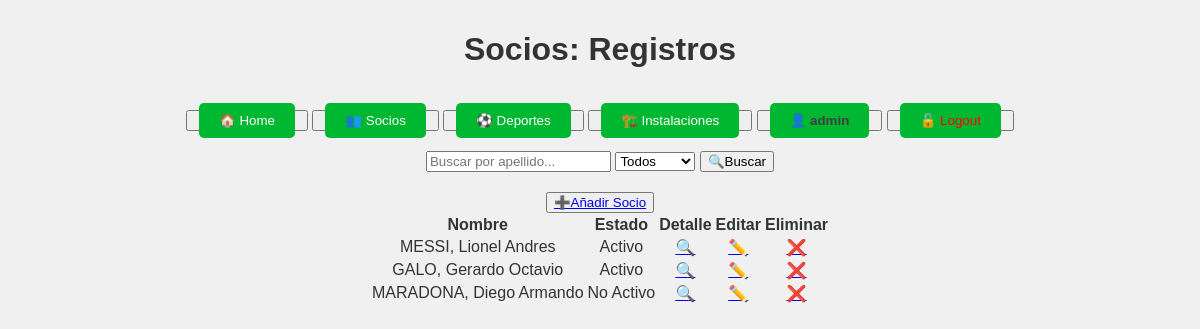
The page /socios/ (signed in) on the database its author committed.
### club/models.py (models this page shows, shortened)
class Socio(models.Model):
    deportes = models.ManyToManyField('Deporte', related_name='socios')
    nombre = models.CharField(max_length=50)
    apellido = models.CharField(max_length=50, db_index=True)
    fecha_nacimiento = models.DateField(null=False, blank=False)
    correo_electronico = models.EmailField(blank=True, null=True)
    activo = models.BooleanField(default=True)

### club/views.py (the view)
# urls.py: path('socios/', SocioListView.as_view(), name='socio_list'),
class SocioListView(LoginRequiredMixin, ListView):
    model = Socio
    template_name = 'club/socio_list.html'
    context_object_name = 'object_list'
    def get_queryset(self):
        queryset = Socio.objects.all()
        apellido = self.request.GET.get('apellido')
        estado = self.request.GET.get('estado')
        if apellido:
            queryset = queryset.filter(apellido__icontains=apellido)
        if estado != '' and estado is not None:
            queryset = queryset.filter(activo=estado == '1')
        return queryset

### templates/club/socio_list.html (shortened to what this page needs)
{% extends 'club/base.html' %}
{% block titulo %}
    Socios: Registros
{% endblock titulo %}
{% block main %}
    <form method="get" style="margin-bottom: 20px;">
        <input type="text" name="apellido" placeholder="Buscar por apellido..." value="{{ request.GET.apellido|default_if_none:'' }}">
        <select name="estado">
            <option value="">Todos</option>
        </select>
        <button type="submit">🔍Buscar</button>
    </form>
    <button>
        <a href="{% url 'socio_create' %}">➕Añadir Socio</a>
    </button>
    <div style="display: flex; justify-content: center;">
    <table>
        <thead>
            <tr>
                <th>Nombre</th>
                <th>Estado</th>
                <th>Detalle</th>
                <th>Editar</th>
                <th>Eliminar</th>
            </tr>
        </thead>
        <tbody>
            {% for object in object_list %}
                <tr>
                    <td>{{ object.apellido|upper }}, {{ object.nombre }}</td>
                    <td>{% if object.activo %} Activo {% else %} No Activo {% endif %}</td>
                    <td><a href="{% url 'socio_detail' object.id %}">🔍</a></td>
                    <td><a href="{% url 'socio_edit' object.id %}">✏️</a></td>
                    <td><a href="{% url 'socio_delete' object.id %}">❌</a></td>
                </tr>
            {% empty %}
                <tr>
                    <td colspan="5">No hay registros para mostrar</td>
                </tr>
            {% endfor %}
        </tbody>
    </table>
    </div>
{% endblock main %}

### templates/club/navbar.html (shortened to what this page needs)
    <button><a href="{% url 'index' %}">🏠 Home</a></button>
{% if user.is_authenticated %}
    <button><a href="{% url 'socio_list' %}">👥 Socios</a></button>
    <button><a href="{% url 'deporte_list' %}">⚽ Deportes</a></button>
    <button><a href="{% url 'instalaciones_list' %}">🏗️ Instalaciones</a></button>
    <button><a style="color: #3f3f3f; font-weight: bold" href="{% url 'profile' %}">👤 {{ user.username }}</a></button>
    <form action="{% url 'logout' %}" method="post" style="display: inline;">
        <button type="submit"><a style="color: #3f3f3f; color: red;">🔓 Logout</a></button>
    </form>
{% else %}
    <button><a style="color: #3f3f3f;" href="{% url 'login' %}">🔓 Login</a></button>
{% endif %}

### templates/club/base.html (style rules this page uses)
body { font-family: 'Arial', sans-serif; margin: 0; padding: 0; background: #f0f0f0; color: #333; }
nav a { color: white; background: #00b731; padding: 10px 20px; text-decoration: none; border-radius: 5px; margin: 5px; }

### rows shown on the page
Socio: apellido "MESSI", nombre "Lionel Andres", activo "Activo"
Socio: apellido "GALO", nombre "Gerardo Octavio", activo "Activo"
Socio: apellido "MARADONA", nombre "Diego Armando", activo "No Activo"

### other values the page prints
{{ user.username }} "admin"
